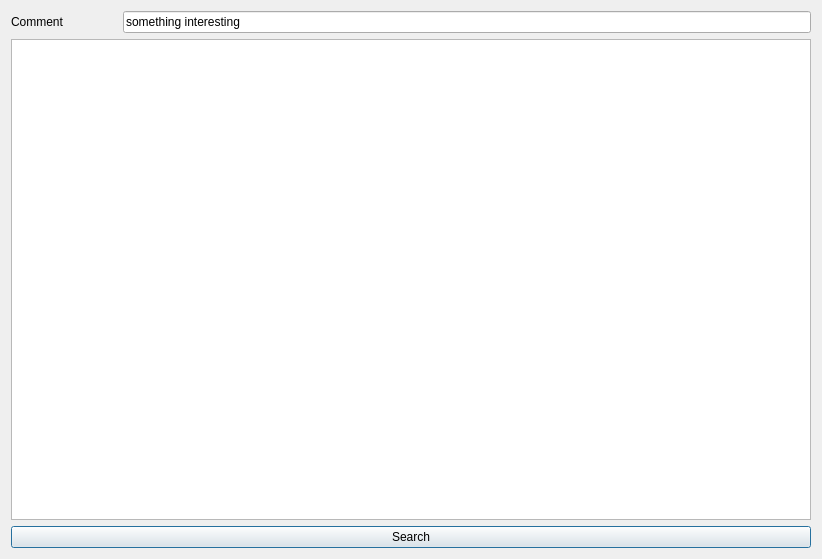
<?xml version="1.0" encoding="UTF-8"?>
<ui version="4.0">
 <class>SearchWindow</class>
 <widget class="QDialog" name="SearchWindow">
  <property name="geometry">
   <rect>
    <x>0</x>
    <y>0</y>
    <width>822</width>
    <height>559</height>
   </rect>
  </property>
  <property name="windowTitle">
   <string>Dialog</string>
  </property>
  <layout class="QVBoxLayout" name="verticalLayout">
   <item>
    <layout class="QHBoxLayout" name="horizontalLayout">
     <item>
      <widget class="QLabel" name="label">
       <property name="text">
        <string>Comment                </string>
       </property>
      </widget>
     </item>
     <item>
      <widget class="QLineEdit" name="comment">
       <property name="text">
        <string>something interesting</string>
       </property>
      </widget>
     </item>
    </layout>
   </item>
   <item>
    <widget class="QListView" name="resultList"/>
   </item>
   <item>
    <widget class="QPushButton" name="searchShowButton">
     <property name="text">
      <string>Search</string>
     </property>
    </widget>
   </item>
  </layout>
 </widget>
 <resources/>
 <connections/>
</ui>
